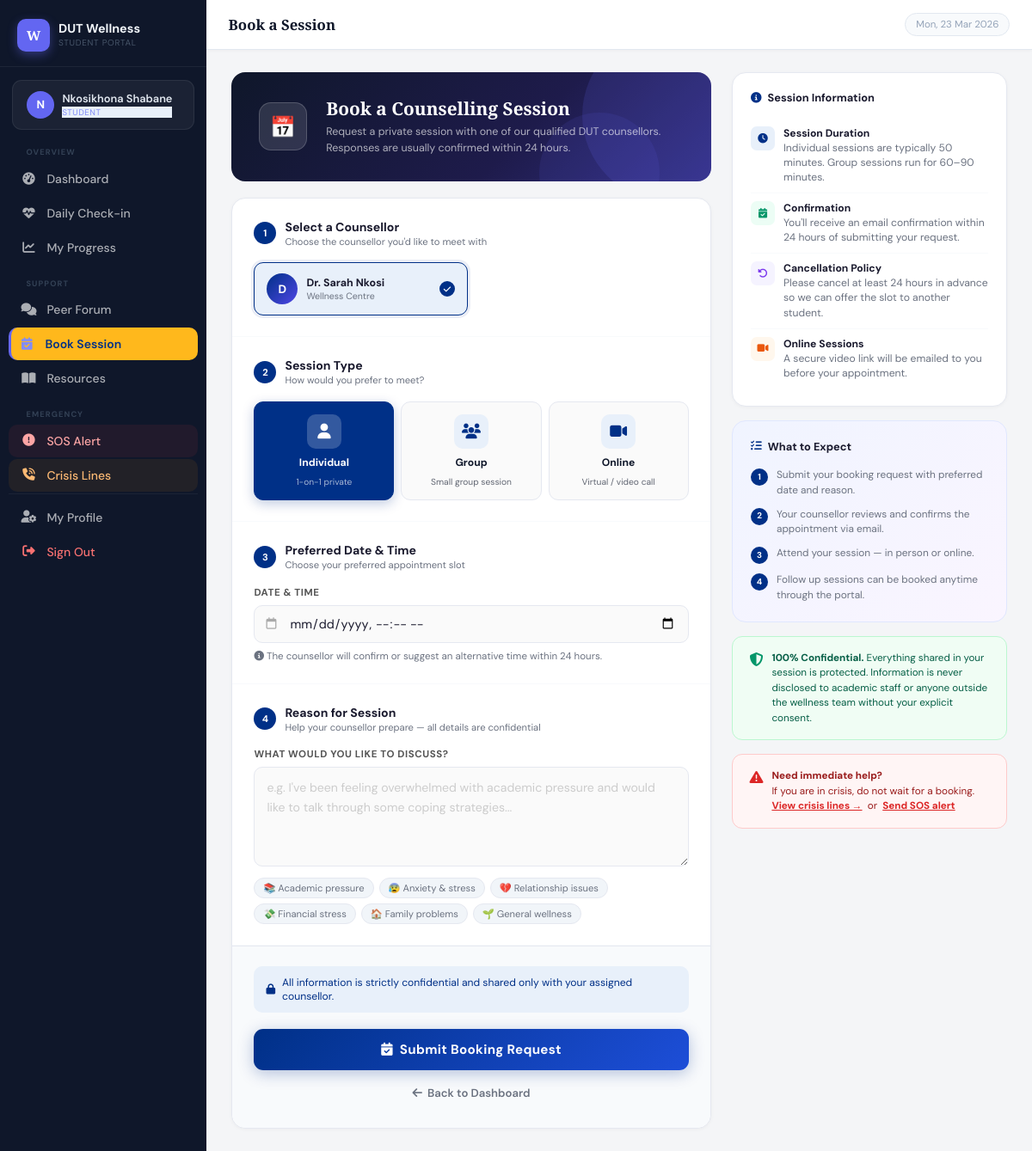
Screenshot of /booking (signed in) with the database file from the repository.
### app.py (models this page shows, shortened)
class User(db.Model):
    id = db.Column(db.Integer, primary_key=True)
    student_number = db.Column(db.String(20), unique=True, nullable=False)
    full_name = db.Column(db.String(100), nullable=False)
    email = db.Column(db.String(120), unique=True, nullable=False)
    password_hash = db.Column(db.String(256), nullable=False)
    role = db.Column(db.String(20), default='student')
    faculty = db.Column(db.String(100))
    phone = db.Column(db.String(20))
    emergency_contact = db.Column(db.String(100))
    emergency_phone = db.Column(db.String(20))
    is_active = db.Column(db.Boolean, default=True)
    created_at = db.Column(db.DateTime, default=datetime.utcnow)
    reset_token = db.Column(db.String(100))
    reset_token_expiry = db.Column(db.DateTime)
    checkins = db.relationship('CheckIn', backref='user', lazy=True,
                               foreign_keys='CheckIn.user_id')
    posts = db.relationship('ForumPost', backref='author', lazy=True,
                            foreign_keys='ForumPost.user_id')
    bookings = db.relationship('Booking', backref='student', lazy=True,
                               foreign_keys='Booking.student_id')
    counsellor_bookings = db.relationship('Booking', backref='counsellor', lazy=True,
                                          foreign_keys='Booking.counsellor_id')
    sos_alerts = db.relationship('SOSAlert', backref='user', lazy=True,
                                 foreign_keys='SOSAlert.user_id')
    sos_responses = db.relationship('SOSAlert', backref='responder', lazy=True,
                                    foreign_keys='SOSAlert.responded_by')
    @property
    def is_authenticated(self): return True

### app.py (the view, shortened to what this page needs)
@app.route('/booking', methods=['GET', 'POST'])
@login_required
def booking():
    counsellors = User.query.filter_by(role='counsellor').all()
    return render_template('booking.html', counsellors=counsellors)

### templates/booking.html (shortened to what this page needs)
{% extends "base.html" %}
{% block page_title %}Book a Session{% endblock %}
{% block content %}
<div class="bk-wrapper">
  <div>
    <div class="bk-hero">
      <div class="bk-hero-icon">📅</div>
      <div class="bk-hero-text">
        <h2>Book a Counselling Session</h2>
        <p>Request a private session with one of our qualified DUT counsellors.<br>Responses are usually confirmed within 24 hours.</p>
      </div>
    </div>
    <div class="bk-card">
      <form method="POST" action="{{ url_for('booking') }}" id="booking-form">
        <div class="bk-section">
          <div class="bk-section-header">
            <div class="bk-section-num">1</div>
            <div>
              <div class="bk-section-title">Select a Counsellor</div>
              <div class="bk-section-sub">Choose the counsellor you'd like to meet with</div>
            </div>
          </div>
          {% if counsellors %}
          <div class="counsellor-grid">
            {% for c in counsellors %}
            <div class="counsellor-option">
              <label class="counsellor-label" for="c{{ c.id }}">
                <div class="counsellor-avatar">{{ c.full_name[0] }}</div>
                <div style="flex:1;min-width:0;">
                  <div class="counsellor-name">{{ c.full_name }}</div>
                  <div class="counsellor-dept">{{ c.faculty or 'Wellness Centre' }}</div>
                </div>
                <div class="counsellor-check">
                  <i class="fa-solid fa-check"></i>
                </div>
              </label>
            </div>
            {% endfor %}
          </div>
          {% else %}
          <div class="no-counsellors">
            <i class="fa-solid fa-user-doctor"></i>
            <p>No counsellors available at the moment.<br>Please check back soon.</p>
          </div>
          {% endif %}
        </div>
        <div class="bk-section">
          <div class="bk-section-header">
            <div class="bk-section-num">2</div>
            <div>
              <div class="bk-section-title">Session Type</div>
              <div class="bk-section-sub">How would you prefer to meet?</div>
            </div>
          </div>
          <div class="session-grid">
            {% set session_types = [
              ('individual', 'fa-user',  'Individual', '1-on-1 private'),
              ('group',      'fa-users', 'Group',      'Small group session'),
              ('online',     'fa-video', 'Online',     'Virtual / video call'),
            ] %}
            {% for val, icon, name, desc in session_types %}
            <div class="session-option">
              <label class="session-label" for="st-{{ val }}">
                <div class="session-icon"><i class="fa-solid {{ icon }}"></i></div>
                <div class="session-name">{{ name }}</div>
                <div class="session-desc">{{ desc }}</div>
              </label>
            </div>
            {% endfor %}
          </div>
        </div>
        <div class="bk-section">
          <div class="bk-section-header">
            <div class="bk-section-num">3</div>
            <div>
              <div class="bk-section-title">Preferred Date &amp; Time</div>
              <div class="bk-section-sub">Choose your preferred appointment slot</div>
            </div>
          </div>
          <label class="bk-label">Date &amp; Time</label>
          <div class="date-input-wrap">
            <input type="datetime-local" name="preferred_date"
                   class="bk-date" id="preferred-date" required>
          </div>
          <p style="font-size:0.72rem;color:var(--text-muted);margin-top:8px;">
            <i class="fa-solid fa-circle-info"></i>
            The counsellor will confirm or suggest an alternative time within 24 hours.
          </p>
        </div>
        <div class="bk-section">
          <div class="bk-section-header">
            <div class="bk-section-num">4</div>
            <div>
              <div class="bk-section-title">Reason for Session</div>
              <div class="bk-section-sub">Help your counsellor prepare — all details are confidential</div>
            </div>
          </div>
          <label class="bk-label">What would you like to discuss?</label>
          <textarea name="reason" id="reason-text" class="bk-textarea" rows="4"
                    placeholder="e.g. I've been feeling overwhelmed with academic pressure and would like to talk through some coping strategies..."
                    required></textarea>
          <div class="reason-tags">
            <span class="reason-tag" onclick="addTag('Academic pressure')">📚 Academic pressure</span>
            <span class="reason-tag" onclick="addTag('Anxiety & stress')">😰 Anxiety & stress</span>
            <span class="reason-tag" onclick="addTag('Relationship issues')">💔 Relationship issues</span>
            <span class="reason-tag" onclick="addTag('Financial stress')">💸 Financial stress</span>
            <span class="reason-tag" onclick="addTag('Family problems')">🏠 Family problems</span>
            <span class="reason-tag" onclick="addTag('General wellness check')">🌱 General wellness</span>
          </div>
        </div>
        <div class="bk-footer">
          <div style="background:#e8f0fa;border-radius:10px;padding:11px 14px;margin-bottom:1.2rem;font-size:0.76rem;color:var(--dut-blue);display:flex;gap:8px;align-items:center;">
            <i class="fa-solid fa-lock" style="flex-shrink:0;"></i>
            All information is strictly confidential and shared only with your assigned counsellor.
          </div>
          <button type="submit" class="submit-btn">
            <i class="fa-solid fa-calendar-check"></i>
            Submit Booking Request
          </button>
          <a href="{{ url_for('student_dashboard') }}" class="cancel-link">
            <i class="fa-solid fa-arrow-left"></i> Back to Dashboard
          </a>
        </div>
      </form>
    </div>
  </div>
  <div class="bk-sidebar">
    <div class="info-card">
      <div class="info-card-title">
        <i class="fa-solid fa-circle-info"></i> Session Information
      </div>
      <div class="info-item">
        <div class="info-item-icon ii-blue"><i class="fa-solid fa-clock"></i></div>
        <div class="info-item-text">
          <strong>Session Duration</strong>
          <span>Individual sessions are typically 50 minutes. Group sessions run for 60–90 minutes.</span>
        </div>
      </div>
      <div class="info-item">
        <div class="info-item-icon ii-green"><i class="fa-solid fa-calendar-check"></i></div>
        <div class="info-item-text">
          <strong>Confirmation</strong>
          <span>You'll receive an email confirmation within 24 hours of submitting your request.</span>
        </div>
      </div>
      <div class="info-item">
        <div class="info-item-icon ii-purple"><i class="fa-solid fa-rotate-left"></i></div>
        <div class="info-item-text">
          <strong>Cancellation Policy</strong>
          <span>Please cancel at least 24 hours in advance so we can offer the slot to another student.</span>
        </div>
      </div>
      <div class="info-item">
        <div class="info-item-icon ii-orange"><i class="fa-solid fa-video"></i></div>
        <div class="info-item-text">
          <strong>Online Sessions</strong>
          <span>A secure video link will be emailed to you before your appointment.</span>
        </div>
      </div>
    </div>
    <div class="expect-card">
      <div class="expect-title">
        <i class="fa-solid fa-list-check"></i> What to Expect
      </div>
      <div class="expect-step">
        <div class="expect-num">1</div>
        <span>Submit your booking request with preferred date and reason.</span>
      </div>
      <div class="expect-step">
        <div class="expect-num">2</div>
        <span>Your counsellor reviews and confirms the appointment via email.</span>
      </div>
      <div class="expect-step">
        <div class="expect-num">3</div>
        <span>Attend your session — in person or online.</span>
      </div>
      <div class="expect-step">
        <div class="expect-num">4</div>
        <span>Follow up sessions can be booked anytime through the portal.</span>
      </div>
    </div>
    <div class="confid-card">
      <i class="fa-solid fa-shield-halved"></i>
      <p><strong>100% Confidential.</strong> Everything shared in your session is protected. Information is never disclosed to academic staff or anyone outside the wellness team without your explicit consent.</p>
    </div>
    <div style="background:#fff5f5;border:1px solid #fecaca;border-radius:12px;padding:1rem 1.2rem;display:flex;gap:10px;align-items:flex-start;">
      <i class="fa-solid fa-triangle-exclamation" style="color:#dc2626;margin-top:2px;flex-shrink:0;"></i>
      <p style="font-size:0.73rem;color:#991b1b;line-height:1.5;">
        <strong>Need immediate help?</strong><br>
        If you are in crisis, do not wait for a booking.<br>
        <a href="{{ url_for('crisis') }}" style="color:#dc2626;font-weight:700;">View crisis lines →</a>
        &nbsp;or&nbsp;
        <a href="{{ url_for('sos') }}" style="color:#dc2626;font-weight:700;">Send SOS alert</a>
      </p>
    </div>
  </div>
</div>
{% endblock %}

### templates/base.html (shortened to what this page needs)
<!DOCTYPE html>
<html lang="en">
<head>
  <link href="https://cdnjs.cloudflare.com/ajax/libs/font-awesome/6.5.0/css/all.min.css" rel="stylesheet">
  <link rel="stylesheet" href="{{ url_for('static', filename='css/main.css') }}">
</head>
<body>
{% if current_user.is_authenticated %}
  <nav class="sidebar" id="sidebar">
    <div class="sidebar-logo">
      <div class="logo-mark">W</div>
      <div class="logo-text">
        <span class="logo-main">DUT Wellness</span>
        <span class="logo-sub">Student Portal</span>
      </div>
    </div>
    <div class="sidebar-user">
      <div class="user-avatar">{{ current_user.full_name[0] }}</div>
      <div class="user-info">
        <span class="user-name">{{ current_user.full_name }}</span>
        <span class="user-role badge-{{ current_user.role }}">{{ current_user.role | title }}</span>
      </div>
    </div>
    <ul class="nav-links">
      {% if current_user.role == 'student' %}
        <li><div class="nav-section">Overview</div></li>
        <li>
          <a href="{{ url_for('student_dashboard') }}"
             class="{% if request.endpoint == 'student_dashboard' %}active{% endif %}">
            <i class="fa-solid fa-gauge-high"></i><span>Dashboard</span>
          </a>
        </li>
        <li>
          <a href="{{ url_for('checkin') }}"
             class="{% if request.endpoint == 'checkin' %}active{% endif %}">
            <i class="fa-solid fa-heart-pulse"></i><span>Daily Check-in</span>
          </a>
        </li>
        <li>
          <a href="{{ url_for('checkin_history') }}"
             class="{% if request.endpoint == 'checkin_history' %}active{% endif %}">
            <i class="fa-solid fa-chart-line"></i><span>My Progress</span>
          </a>
        </li>
        <li><div class="nav-section">Support</div></li>
        <li>
          <a href="{{ url_for('forum') }}"
             class="{% if 'forum' in request.endpoint %}active{% endif %}">
            <i class="fa-solid fa-comments"></i><span>Peer Forum</span>
          </a>
        </li>
        <li>
          <a href="{{ url_for('booking') }}"
             class="{% if request.endpoint == 'booking' %}active{% endif %}">
            <i class="fa-solid fa-calendar-check"></i><span>Book Session</span>
          </a>
        </li>
        <li>
          <a href="{{ url_for('resources') }}"
             class="{% if request.endpoint == 'resources' %}active{% endif %}">
            <i class="fa-solid fa-book-open"></i><span>Resources</span>
          </a>
        </li>
        <li><div class="nav-section">Emergency</div></li>
        <li class="nav-emergency">
          <a href="{{ url_for('sos') }}">
            <i class="fa-solid fa-circle-exclamation"></i><span>SOS Alert</span>
          </a>
        </li>
        <li class="nav-emergency-alt">
          <a href="{{ url_for('crisis') }}">
            <i class="fa-solid fa-phone-volume"></i><span>Crisis Lines</span>
          </a>
        </li>
      {% endif %}
      <li class="nav-bottom">
        <a href="{{ url_for('profile') }}"
           class="{% if request.endpoint == 'profile' %}active{% endif %}">
          <i class="fa-solid fa-user-gear"></i><span>My Profile</span>
        </a>
      </li>
      <li>
        <a href="{{ url_for('logout') }}" style="color:#f87171 !important;">
          <i class="fa-solid fa-right-from-bracket"></i><span>Sign Out</span>
        </a>
      </li>
    </ul>
  </nav>
  <div class="main-wrap">
    <header class="topbar">
      <div class="topbar-title">{% block page_title %}{% endblock %}</div>
      <div class="topbar-right">
        <span class="topbar-date" id="topbar-date"></span>
      </div>
    </header>
    <main class="content-area">
      {% block content %}{% endblock %}
    </main>
  </div>
{% endif %}
</body>
</html>

### rows the page displays
User: full_name "N", full_name "Nkosikhona Shabane", role "STUDENT"
User: full_name "D", full_name "Dr. Sarah Nkosi", faculty "Wellness Centre"

### other values shown
{{ name }} "Individual" "Group" "Online"
{{ desc }} "1-on-1 private" "Small group session" "Virtual / video call"
